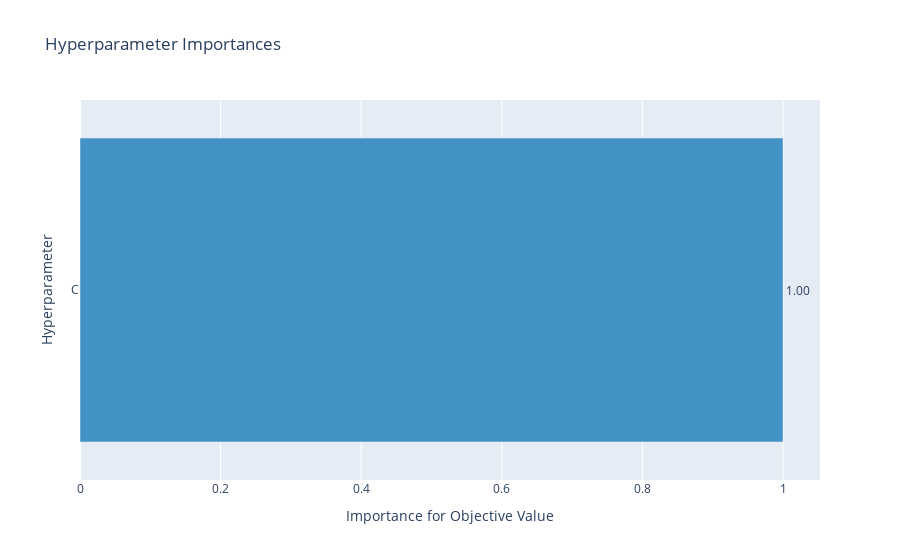

Notebook code for this chart:
### Code cell
optuna.load_study(
    study_name="Log_Reg",
    storage="sqlite:///Log_Reg.sqlite3",
)
import optuna.visualization as opt_viz


fig = optuna.visualization.plot_param_importances(study)
fig.show()

### Figure 1 — Plotly figure (JSON) as saved in the notebook; plotly's stock layout.template omitted (floating-point values rounded to 4 significant figures)
{"data": [{"cliponaxis": false, "hovertemplate": ["C (FloatDistribution): 1.0<extra></extra>"], "marker": {"color": "rgb(66,146,198)"}, "orientation": "h", "text": ["1.00"], "textposition": "outside", "type": "bar", "x": [1], "y": ["C"]}], "layout": {"showlegend": false, "title": {"text": "Hyperparameter Importances"}, "xaxis": {"title": {"text": "Importance for Objective Value"}}, "yaxis": {"title": {"text": "Hyperparameter"}}}}
